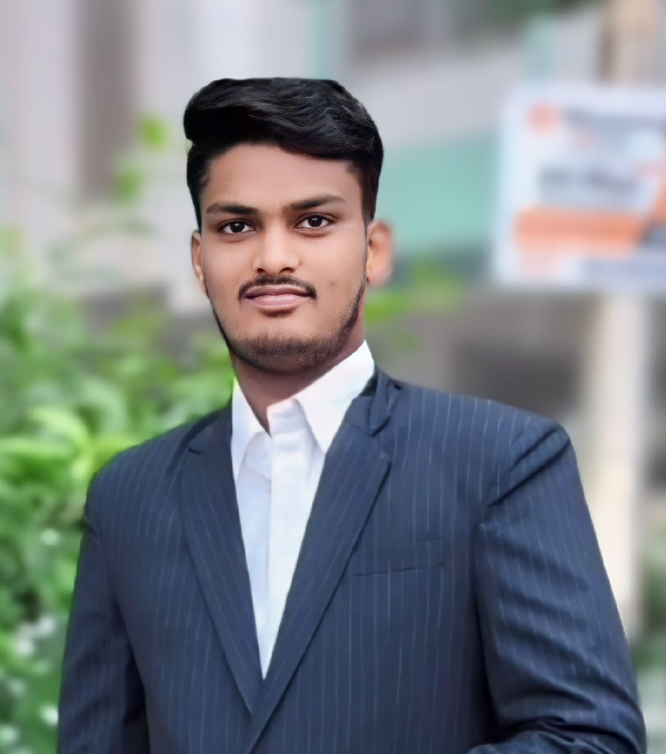
#> input picture Smart_attendance_system/images/Bansode.jpg, 1332 x 1508 px (shown at 1/2 size)
$ python main_code.py
#> lines starting #> are read from the running program, lines starting #| are printed output that depends on the picture
import cv2
import numpy as np
import os
from datetime import datetime
from openpyxl import Workbook, load_workbook
import time
import smtplib
from email.mime.text import MIMEText
from email.mime.multipart import MIMEMultipart

# Initialize OpenCV's face detector (Haar Cascade)
face_cascade = cv2.CascadeClassifier(cv2.data.haarcascades + 'haarcascade_frontalface_default.xml')

# Initialize OpenCV's LBPH face recognizer
recognizer = cv2.face.LBPHFaceRecognizer_create()

# Folder containing known people's images (training data)
image_folder = 'images'
attendance_file = 'attendance.xlsx'

# Track people who have already been marked present today
attendance_today = set()

# Confidence threshold for unknown detection
CONFIDENCE_THRESHOLD = 70  # Below this value is considered a good match

# Email configuration
EMAIL_ADDRESS = "hy66331@gmail.com"
EMAIL_PASSWORD = "xxxxxxxxxxxxxxxx"
TO_EMAIL = "siddhipawar2102@gmail.com"

# Function to prepare the training data (images)
def prepare_training_data(image_folder):
#> called with image_folder = 'images'
    faces = []
    labels = []
    names = {}

    for label, filename in enumerate(os.listdir(image_folder)):
        if filename.endswith('.jpg') or filename.endswith('.png'):
            image_path = os.path.join(image_folder, filename)
            image = cv2.imread(image_path)
#> image is the input picture: shape (1508, 1332, 3); mean B, G, R 133.4, 130.1, 123.1
            gray = cv2.cvtColor(image, cv2.COLOR_BGR2GRAY)
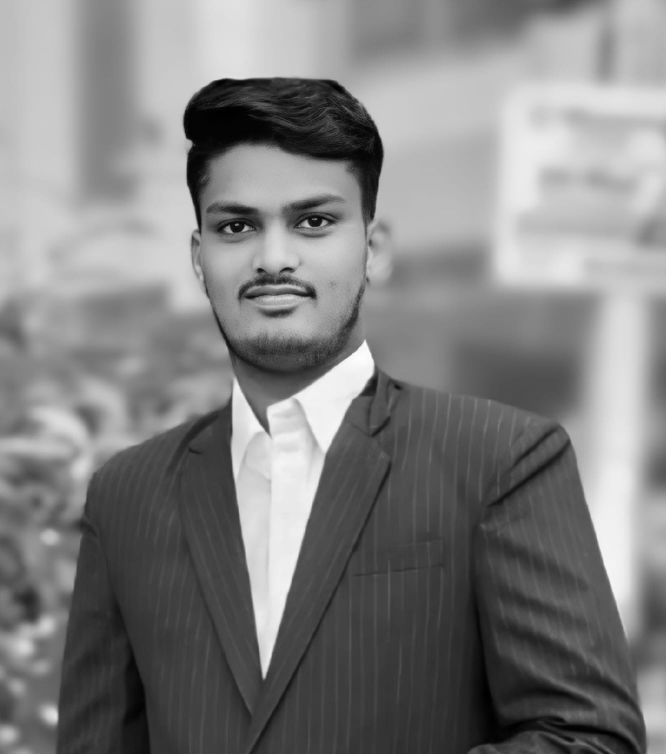
#> gray: shape (1508, 1332) (shown at 1/2 size); min 0, max 254, mean 128.4

            faces_in_image = face_cascade.detectMultiScale(gray, scaleFactor=1.1, minNeighbors=5, minSize=(30, 30))
#> faces_in_image = [[325, 270, 448, 448]]

            for (x, y, w, h) in faces_in_image:
                faces.append(gray[y:y + h, x:x + w])
                labels.append(label)
                names[label] = filename.split('.')[0]
#> this loop made 1 pass
#> after the loop, faces = 1 item; labels = [0]; names = {0: 'Bansode'}
#> pass 2 of the loop in prepare_training_data, `for label, filename in enumerate(os.listdir(image_folder)):`:
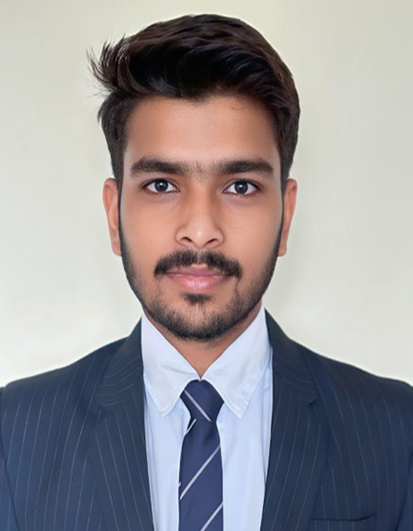
#> input picture Smart_attendance_system/images/Harry.jpg, 413 x 531 px
#> in prepare_training_data, image is the input picture: shape (531, 413, 3); mean B, G, R 150.7, 147.7, 150.9
#> in prepare_training_data, `gray = cv2.cvtColor(image, cv2.COLOR_BGR2GRAY)`:
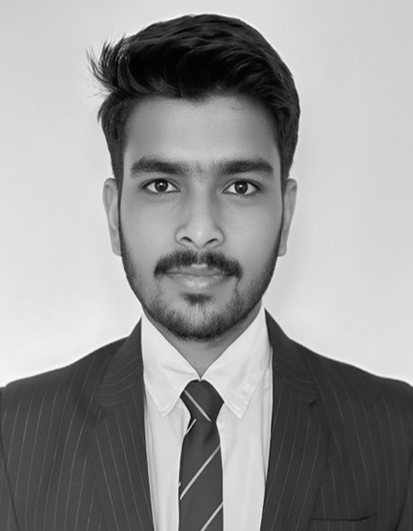
#> gray: shape (531, 413); min 0, max 249, mean 149.1
#> faces_in_image = [[76, 88, 249, 249]]
#> the loop in prepare_training_data, `for (x, y, w, h) in faces_in_image:` made 1 pass
#> after the loop in prepare_training_data, `for (x, y, w, h) in faces_in_image:`: faces = 2 items; labels = [0, 1]; names = {0: 'Bansode', 1: 'Harry'}
#> pass 3 of the loop in prepare_training_data, `for label, filename in enumerate(os.listdir(image_folder)):`:
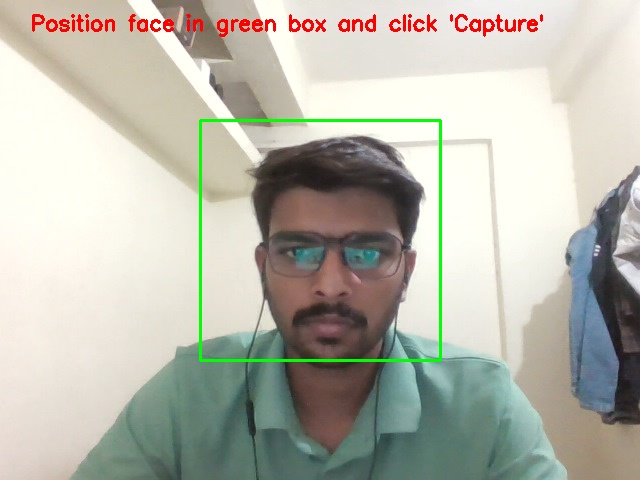
#> input picture Smart_attendance_system/images/Harry1.jpg, 640 x 480 px
#> in prepare_training_data, image is the input picture: shape (480, 640, 3); mean B, G, R 173, 184.7, 185
#> in prepare_training_data, `gray = cv2.cvtColor(image, cv2.COLOR_BGR2GRAY)`:
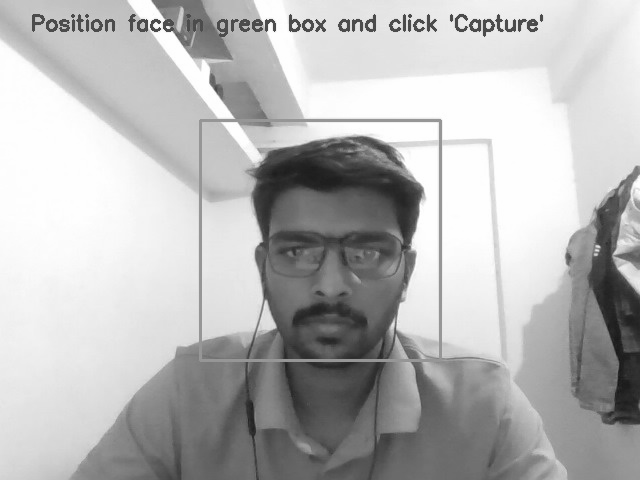
#> gray: shape (480, 640); min 20, max 255, mean 183.4
#> faces_in_image = [[242, 184, 174, 174]]
#> the loop in prepare_training_data, `for (x, y, w, h) in faces_in_image:` made 1 pass
#> after the loop in prepare_training_data, `for (x, y, w, h) in faces_in_image:`: faces = 3 items; labels = [0, 1, 2]; names = {0: 'Bansode', 1: 'Harry', 2: 'Harry1'}

    return faces, labels, names

# Load and train the face recognizer
faces, labels, names = prepare_training_data(image_folder)
#> faces = 3 items; labels = [0, 1, 2]; names = {0: 'Bansode', 1: 'Harry', 2: 'Harry1'}
recognizer.train(faces, np.array(labels))

# Function to mark attendance in Excel file
def mark_attendance(lecture_name, name):
    if name in attendance_today:
        return False

    if os.path.exists(attendance_file):
        wb = load_workbook(attendance_file)
    else:
        wb = Workbook()

    if lecture_name not in wb.sheetnames:
        sheet = wb.create_sheet(lecture_name)
        sheet.append(['Name', 'Date & Time'])
    else:
        sheet = wb[lecture_name]

    current_time = datetime.now().strftime('%Y-%m-%d %H:%M:%S')
    sheet.append([name, current_time])
    wb.save(attendance_file)

    attendance_today.add(name)
    return True

# Function to send an email notification
def send_email(name, lecture_name):
    subject = f"Attendance Marked for {lecture_name}"
    body = f"Attendance has been successfully marked for {name} in lecture {lecture_name} on {datetime.now().strftime('%Y-%m-%d %H:%M:%S')}"

    msg = MIMEMultipart()
    msg['From'] = EMAIL_ADDRESS
    msg['To'] = TO_EMAIL
    msg['Subject'] = subject

    msg.attach(MIMEText(body, 'plain'))

    try:
        with smtplib.SMTP('smtp.gmail.com', 587) as server:
            server.starttls()
            server.login(EMAIL_ADDRESS, EMAIL_PASSWORD)
            server.send_message(msg)
        print(f"Email notification sent for {name}.")
    except Exception as e:
        print(f"Failed to send email: {e}")

# Prompt for lecture name
lecture_name = input("Enter the lecture name: ")
#> the answer given: Website_Images/face-recognition-ar-hologram-screen-smart-technology.jpg

# Start the webcam stream
cap = cv2.VideoCapture(0)
last_recognized_time = {}

while True:
    ret, frame = cap.read()
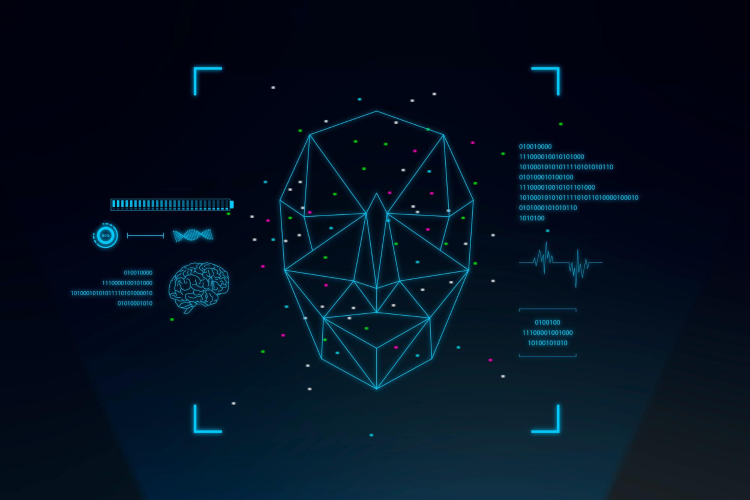
#> input picture Smart_attendance_system/Website_Images/face-recognition-ar-hologram-screen-smart-technology.jpg, 1500 x 1000 px, given in place of the camera (shown at 1/2 size)
#> frame is the input picture: shape (1000, 1500, 3); mean B, G, R 33.2, 17.2, 3.6
    if not ret:
        break

    gray = cv2.cvtColor(frame, cv2.COLOR_BGR2GRAY)
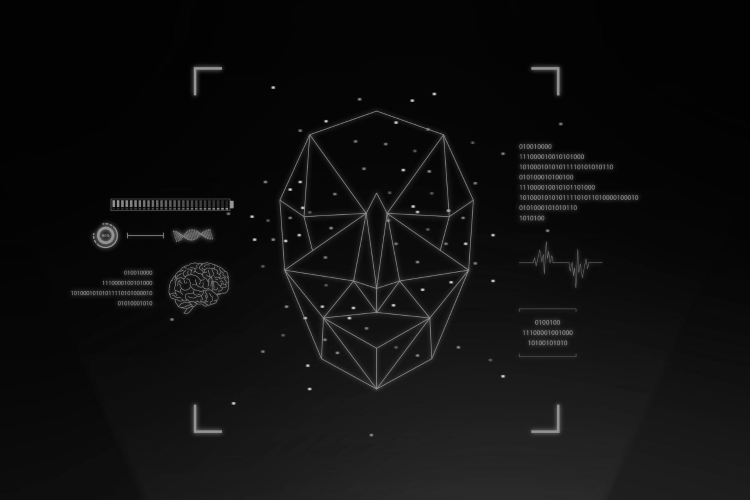
#> gray: shape (1000, 1500) (shown at 1/2 size); min 1, max 232, mean 15

    faces_in_frame = face_cascade.detectMultiScale(gray, scaleFactor=1.1, minNeighbors=5, minSize=(30, 30))
#> faces_in_frame = ()

    for (x, y, w, h) in faces_in_frame:
        face_region = gray[y:y + h, x:x + w]
        label, confidence = recognizer.predict(face_region)

        name = names.get(label, "Unknown")

        if confidence > CONFIDENCE_THRESHOLD:
            name = "Unknown"

        current_time = time.time()

        if name != "Unknown" and (name not in last_recognized_time or current_time - last_recognized_time[name] > 1):
            if mark_attendance(lecture_name, name):
                print(f"Attendance marked for {name}.")
                send_email(name, lecture_name)
            else:
                print(f"{name} is already marked present.")
            last_recognized_time[name] = current_time
        elif name == "Unknown":
            print("Unknown person detected.")

        cv2.rectangle(frame, (x, y), (x + w, y + h), (0, 255, 0), 2)
        cv2.putText(frame, name, (x, y - 10), cv2.FONT_HERSHEY_SIMPLEX, 0.9, (0, 255, 0), 2)
#> this loop made 0 passes
#> after the loop, last_recognized_time = 0 items

    cv2.imshow('Face Recognition Attendance System', frame)

    if cv2.waitKey(1) & 0xFF == ord('q'):
#> (key q is pressed here)
        break

cap.release()
cv2.destroyAllWindows()
